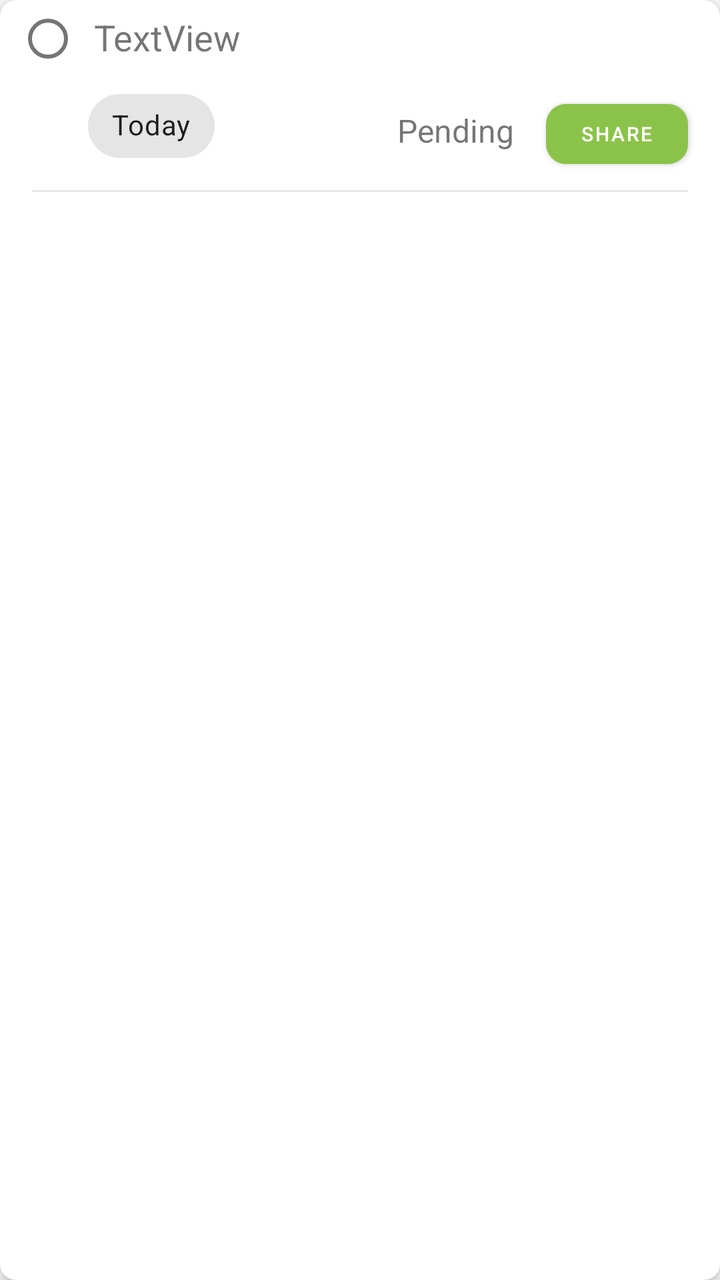
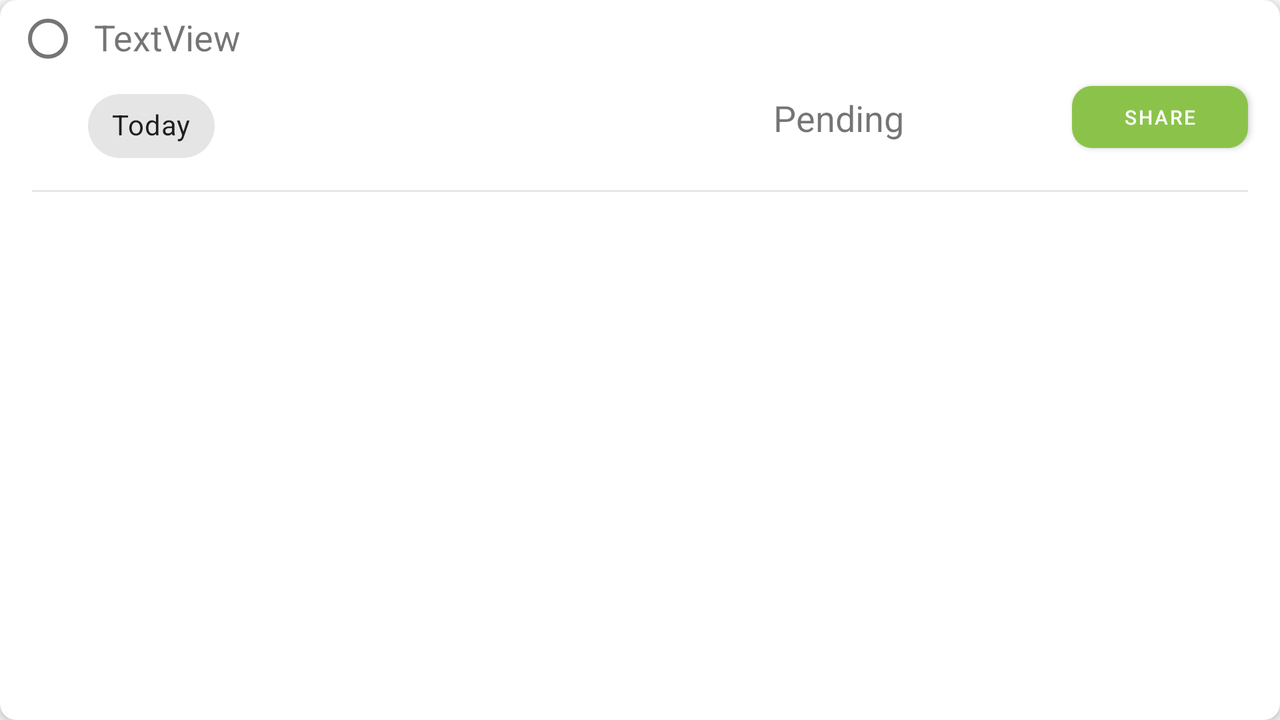

Two renders of one Android screen. The first uses the default layout on a phone; the second uses the alternative layout the repository ships for a different screen configuration, on a matching device. The two XML files are below.
<!-- AndroidManifest.xml: application theme Theme.TodoAppFinal -->
<!-- res/layout/todo_row.xml -->
<?xml version="1.0" encoding="utf-8"?>
<androidx.cardview.widget.CardView xmlns:tools="http://schemas.android.com/tools"
    android:id="@+id/todo_row_layout"
    xmlns:android="http://schemas.android.com/apk/res/android"
    xmlns:app="http://schemas.android.com/apk/res-auto"
    android:layout_width="match_parent"
    app:cardElevation="4dp"
    app:cardCornerRadius="8dp"
    android:layout_marginHorizontal="8dp"
    android:layout_marginVertical="8dp"
    android:layout_height="wrap_content">

    <androidx.constraintlayout.widget.ConstraintLayout
        android:layout_width="match_parent"
        android:layout_height="wrap_content">

        <RadioButton
            android:id="@+id/todo_radio_button"
            android:layout_width="39dp"
            android:layout_height="39dp"
            android:layout_marginStart="8dp"
            android:layout_marginLeft="8dp"
            android:padding="@dimen/dimen_0"
            app:layout_constraintStart_toStartOf="parent"
            app:layout_constraintTop_toTopOf="parent" />

        <TextView
            android:id="@+id/todo_row_todo"
            android:layout_width="0dp"
            android:layout_height="wrap_content"
            android:text="TextView"
            android:textSize="18sp"
            app:layout_constraintBottom_toBottomOf="@+id/todo_row_chip"
            app:layout_constraintEnd_toEndOf="parent"
            app:layout_constraintHorizontal_bias="0.0"
            app:layout_constraintStart_toEndOf="@+id/todo_radio_button"
            app:layout_constraintTop_toTopOf="parent"
            app:layout_constraintVertical_bias="0.102" />

        <com.google.android.material.chip.Chip
            android:id="@+id/todo_row_chip"
            android:layout_width="wrap_content"
            android:layout_height="wrap_content"
            android:layout_marginStart="44dp"
            android:layout_marginLeft="44dp"
            android:text="@string/today"
            app:chipIcon="@drawable/ic_baseline_today_24"
            app:layout_constraintStart_toStartOf="parent"
            app:layout_constraintTop_toBottomOf="@+id/todo_radio_button" />

        <LinearLayout
            android:id="@+id/linearLayout"
            android:layout_width="match_parent"
            android:layout_height="1dp"
            android:layout_marginStart="16dp"
            android:layout_marginTop="8dp"
            android:layout_marginEnd="16dp"
            android:alpha="0.4"
            android:background="#C5C2C2"
            android:orientation="horizontal"
            app:layout_constraintEnd_toEndOf="parent"
            app:layout_constraintStart_toStartOf="parent"
            app:layout_constraintTop_toBottomOf="@+id/todo_row_chip" />

        <TextView
            android:id="@+id/status"
            android:layout_width="wrap_content"
            android:layout_height="wrap_content"
            android:layout_marginEnd="16dp"
            android:layout_marginRight="16dp"
            android:layout_marginBottom="20dp"
            android:text="Pending"
            android:textAllCaps="false"
            android:textSize="16sp"
            app:layout_constraintBottom_toBottomOf="parent"
            app:layout_constraintEnd_toStartOf="@+id/share_task_details" />

        <Button
            android:id="@+id/share_task_details"
            android:layout_width="71dp"
            android:layout_height="42dp"
            android:layout_marginEnd="16dp"
            android:layout_marginRight="16dp"
            android:layout_marginBottom="8dp"
            android:text="Share"
            android:textSize="10dp"
            app:cornerRadius="10dp"
            app:layout_constraintBottom_toBottomOf="parent"
            app:layout_constraintEnd_toEndOf="parent" />

    </androidx.constraintlayout.widget.ConstraintLayout>
</androidx.cardview.widget.CardView>
<!-- resources referenced by this layout -->
<resources>
  <dimen name="dimen_0">0dp</dimen>
  <string name="today">Today</string>
  <style name="Theme.TodoAppFinal" parent="Theme.MaterialComponents.DayNight.DarkActionBar">
          
          <item name="colorPrimary">@color/primary</item>
          <item name="colorPrimaryVariant">@color/purple_700</item>
          <item name="colorOnPrimary">@color/white</item>
          
          <item name="colorSecondary">@color/teal_200</item>
          <item name="colorSecondaryVariant">@color/teal_700</item>
          <item name="colorOnSecondary">@color/black</item>
          
          <item name="android:statusBarColor" tools:targetApi="l">?attr/colorPrimary</item>
          
      </style>
  <color name="primary">#8BC34A</color>
  <color name="purple_700">#FF3700B3</color>
  <color name="white">#FFFFFFFF</color>
  <color name="teal_200">#FF03DAC5</color>
  <color name="teal_700">#FF018786</color>
  <color name="black">#FF000000</color>
</resources>
<!-- res/layout-land/todo_row.xml (the author's variant of the layout above) -->
<!-- drawn on the phone turned sideways -->
<?xml version="1.0" encoding="utf-8"?>
<androidx.cardview.widget.CardView xmlns:tools="http://schemas.android.com/tools"
    android:id="@+id/todo_row_layout"
    xmlns:android="http://schemas.android.com/apk/res/android"
    xmlns:app="http://schemas.android.com/apk/res-auto"
    android:layout_width="match_parent"
    app:cardElevation="4dp"
    app:cardCornerRadius="8dp"
    android:layout_marginHorizontal="8dp"
    android:layout_marginVertical="8dp"
    android:layout_height="wrap_content">

    <androidx.constraintlayout.widget.ConstraintLayout
        android:layout_width="match_parent"
        android:layout_height="wrap_content">

        <Button
            android:id="@+id/share_task_details"
            android:layout_width="88dp"
            android:layout_height="43dp"
            android:layout_marginEnd="16dp"
            android:layout_marginRight="16dp"
            android:layout_marginBottom="16dp"
            android:text="Share"
            android:textSize="10dp"
            app:cornerRadius="10dp"
            app:layout_constraintBottom_toBottomOf="parent"
            app:layout_constraintEnd_toEndOf="parent" />

        <RadioButton
            android:id="@+id/todo_radio_button"
            android:layout_width="39dp"
            android:layout_height="39dp"
            android:layout_marginStart="8dp"
            android:layout_marginLeft="8dp"
            android:padding="@dimen/dimen_0"
            app:layout_constraintStart_toStartOf="parent"
            app:layout_constraintTop_toTopOf="parent" />

        <TextView
            android:id="@+id/todo_row_todo"
            android:layout_width="0dp"
            android:layout_height="wrap_content"
            android:text="TextView"
            android:textSize="18sp"
            app:layout_constraintBottom_toBottomOf="@+id/todo_row_chip"
            app:layout_constraintEnd_toEndOf="parent"
            app:layout_constraintHorizontal_bias="0.0"
            app:layout_constraintStart_toEndOf="@+id/todo_radio_button"
            app:layout_constraintTop_toTopOf="parent"
            app:layout_constraintVertical_bias="0.102" />

        <com.google.android.material.chip.Chip
            android:id="@+id/todo_row_chip"
            android:layout_width="wrap_content"
            android:layout_height="wrap_content"
            android:layout_marginStart="44dp"
            android:layout_marginLeft="44dp"
            android:text="@string/today"
            app:chipIcon="@drawable/ic_baseline_today_24"
            app:layout_constraintStart_toStartOf="parent"
            app:layout_constraintTop_toBottomOf="@+id/todo_radio_button" />

        <LinearLayout
            android:layout_width="match_parent"
            android:layout_height="1dp"
            android:layout_marginStart="16dp"
            android:layout_marginTop="8dp"
            android:layout_marginEnd="16dp"
            android:alpha="0.4"
            android:background="#C5C2C2"
            android:orientation="horizontal"
            app:layout_constraintEnd_toEndOf="parent"
            app:layout_constraintStart_toStartOf="parent"
            app:layout_constraintTop_toBottomOf="@+id/todo_row_chip" />

        <TextView
            android:id="@+id/status"
            android:layout_width="wrap_content"
            android:layout_height="wrap_content"
            android:layout_marginEnd="84dp"
            android:layout_marginRight="84dp"
            android:layout_marginBottom="25dp"
            android:text="Pending"
            android:textAllCaps="false"
            android:textSize="18sp"
            app:layout_constraintBottom_toBottomOf="parent"
            app:layout_constraintEnd_toStartOf="@+id/share_task_details" />

    </androidx.constraintlayout.widget.ConstraintLayout>
</androidx.cardview.widget.CardView>
